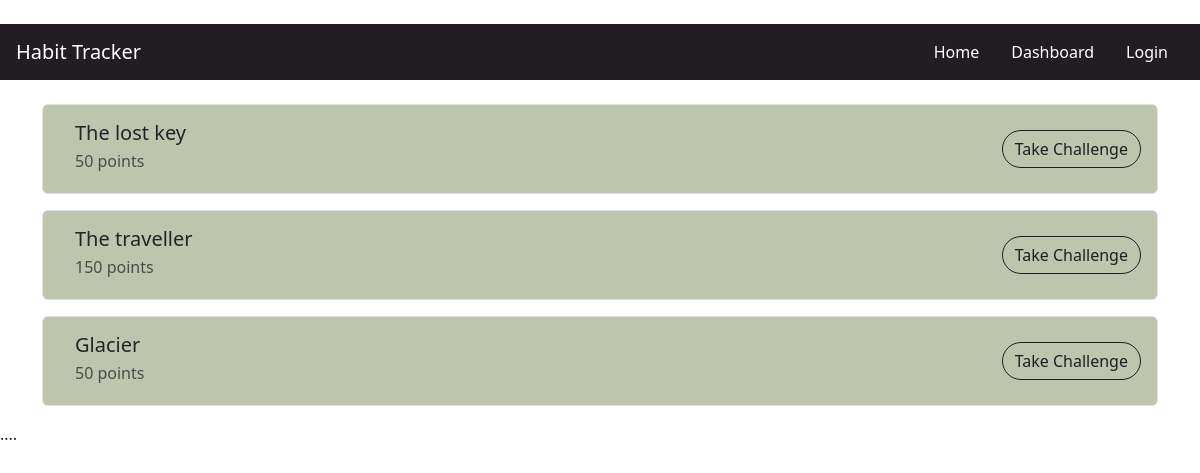
/habit_tracker/challenges/, run on an earlier commit of the app's database.
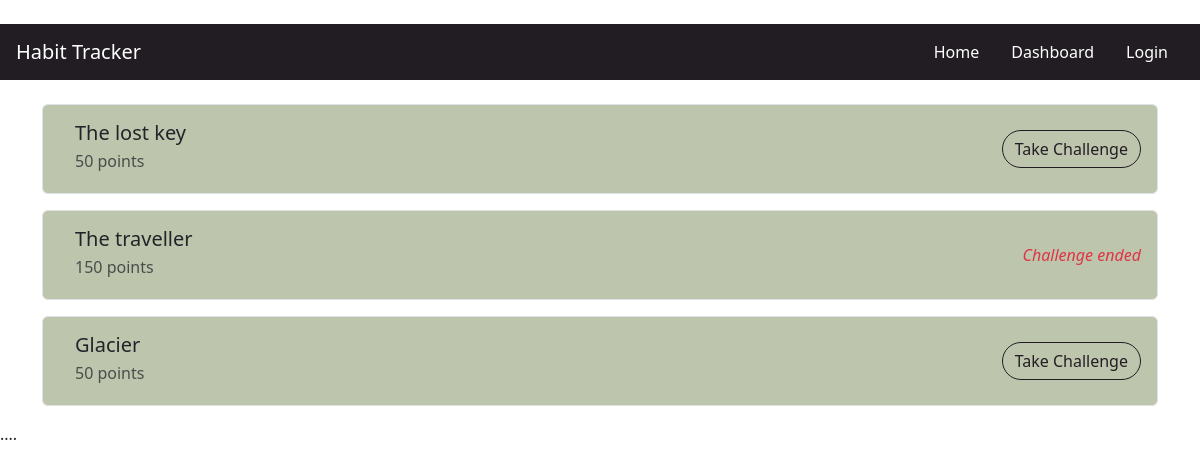
And on a later commit of the database.
### habit_tracker/models.py (models this page shows, shortened)
class Challenge(models.Model):
    name = models.CharField(max_length=255)
    question = models.TextField()
    point = models.IntegerField()
    ended = models.BooleanField(default=False)
    answers = models.JSONField()  # Supports both single and multiple answers

### habit_tracker/views.py (the view)
# urls.py: path("challenges/", views.challenge, name="challenge"),
def challenge(request):
    challenges = Challenge.objects.all()
    return render(request, "habit_tracker/challenges.html", {
        "challenges": challenges
    })

### habit_tracker/templates/habit_tracker/challenges.html (shortened to what this page needs)
{% extends "habit_tracker/layout.html" %}
{% load static %}
{% block main %}
    {% if challenges %}
        {% for challenge in challenges %}
            <div style="background-color: #bec5ad;" class="challenge-item d-flex align-items-center border rounded p-3 mb-3">
                <div class="flex-grow-1 ms-3">
                    <h5 class="mb-1">{{ challenge.name }}</h5>
                    <p class="mb-1 text-muted">{{ challenge.point }} points</p>
                </div>
                <div>
                    {% if challenge.ended %}
                        <p style="font-style: italic;" class="text-danger mb-0">Challenge ended</p>
                    {% else %}
                        <a href="{% url 'challenge_page' challenge.id %}" class="btn btn-primary rounded-pill chatbtn">Take Challenge</a>
                    {% endif %}
                </div>
            </div>
        {% endfor %}
    {% else %}
        <div class="text-center">
            <p class="text-muted">No challenges yet. Check back later.</p>
        </div>
    {% endif %}
{% endblock %}

What changed in the data, as far as the page shows it:
changed Challenge "The traveller": ended "Take Challenge" → "Challenge ended"
